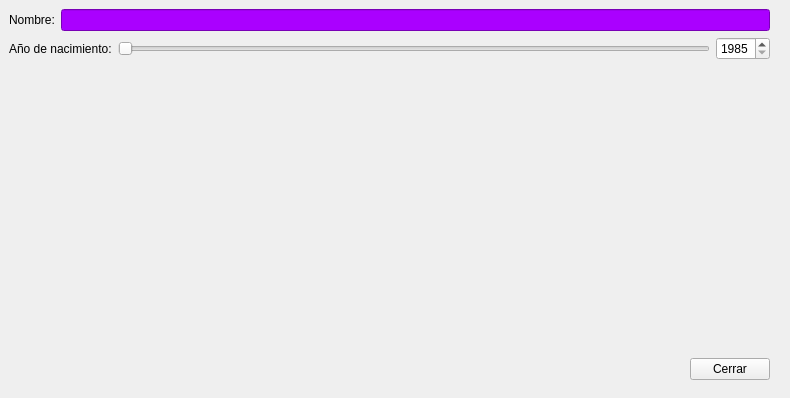
<?xml version="1.0" encoding="UTF-8"?>
<ui version="4.0">
 <class>MyForm</class>
 <widget class="QWidget" name="MyForm">
  <property name="geometry">
   <rect>
    <x>0</x>
    <y>0</y>
    <width>790</width>
    <height>398</height>
   </rect>
  </property>
  <property name="windowTitle">
   <string>Form</string>
  </property>
  <widget class="QWidget" name="">
   <property name="geometry">
    <rect>
     <x>9</x>
     <y>9</y>
     <width>761</width>
     <height>371</height>
    </rect>
   </property>
   <layout class="QVBoxLayout" name="verticalLayout_4">
    <item>
     <layout class="QHBoxLayout" name="horizontalLayout_5">
      <item>
       <widget class="QLabel" name="label">
        <property name="text">
         <string>Nombre:</string>
        </property>
       </widget>
      </item>
      <item>
       <widget class="QLineEdit" name="lineEdit">
        <property name="styleSheet">
         <string notr="true">background-color: rgb(170, 0, 255);
color: white;</string>
        </property>
       </widget>
      </item>
     </layout>
    </item>
    <item>
     <layout class="QHBoxLayout" name="horizontalLayout_6">
      <item>
       <widget class="QLabel" name="label_2">
        <property name="text">
         <string>Año de nacimiento:</string>
        </property>
       </widget>
      </item>
      <item>
       <widget class="QSlider" name="horizontalSlider">
        <property name="minimum">
         <number>1985</number>
        </property>
        <property name="maximum">
         <number>2005</number>
        </property>
        <property name="orientation">
         <enum>Qt::Horizontal</enum>
        </property>
        <property name="invertedControls">
         <bool>false</bool>
        </property>
       </widget>
      </item>
      <item>
       <widget class="QSpinBox" name="spinBox">
        <property name="minimum">
         <number>1985</number>
        </property>
        <property name="maximum">
         <number>2005</number>
        </property>
       </widget>
      </item>
     </layout>
    </item>
    <item>
     <layout class="QVBoxLayout" name="verticalLayout_3">
      <item>
       <spacer name="verticalSpacer">
        <property name="orientation">
         <enum>Qt::Vertical</enum>
        </property>
        <property name="sizeHint" stdset="0">
         <size>
          <width>20</width>
          <height>40</height>
         </size>
        </property>
       </spacer>
      </item>
      <item>
       <layout class="QHBoxLayout" name="horizontalLayout_4">
        <item>
         <spacer name="horizontalSpacer">
          <property name="orientation">
           <enum>Qt::Horizontal</enum>
          </property>
          <property name="sizeHint" stdset="0">
           <size>
            <width>40</width>
            <height>20</height>
           </size>
          </property>
         </spacer>
        </item>
        <item>
         <widget class="QPushButton" name="pushButton">
          <property name="text">
           <string>Cerrar</string>
          </property>
         </widget>
        </item>
       </layout>
      </item>
     </layout>
    </item>
   </layout>
  </widget>
 </widget>
 <resources/>
 <connections>
  <connection>
   <sender>lineEdit</sender>
   <signal>textChanged(QString)</signal>
   <receiver>label</receiver>
   <slot>setText(QString)</slot>
   <hints>
    <hint type="sourcelabel">
     <x>90</x>
     <y>31</y>
    </hint>
    <hint type="destinationlabel">
     <x>54</x>
     <y>25</y>
    </hint>
   </hints>
  </connection>
  <connection>
   <sender>horizontalSlider</sender>
   <signal>valueChanged(int)</signal>
   <receiver>spinBox</receiver>
   <slot>setValue(int)</slot>
   <hints>
    <hint type="sourcelabel">
     <x>181</x>
     <y>67</y>
    </hint>
    <hint type="destinationlabel">
     <x>324</x>
     <y>67</y>
    </hint>
   </hints>
  </connection>
  <connection>
   <sender>spinBox</sender>
   <signal>valueChanged(int)</signal>
   <receiver>horizontalSlider</receiver>
   <slot>setValue(int)</slot>
   <hints>
    <hint type="sourcelabel">
     <x>345</x>
     <y>79</y>
    </hint>
    <hint type="destinationlabel">
     <x>161</x>
     <y>72</y>
    </hint>
   </hints>
  </connection>
  <connection>
   <sender>pushButton</sender>
   <signal>clicked()</signal>
   <receiver>MyForm</receiver>
   <slot>close()</slot>
   <hints>
    <hint type="sourcelabel">
     <x>102</x>
     <y>148</y>
    </hint>
    <hint type="destinationlabel">
     <x>572</x>
     <y>295</y>
    </hint>
   </hints>
  </connection>
 </connections>
</ui>
